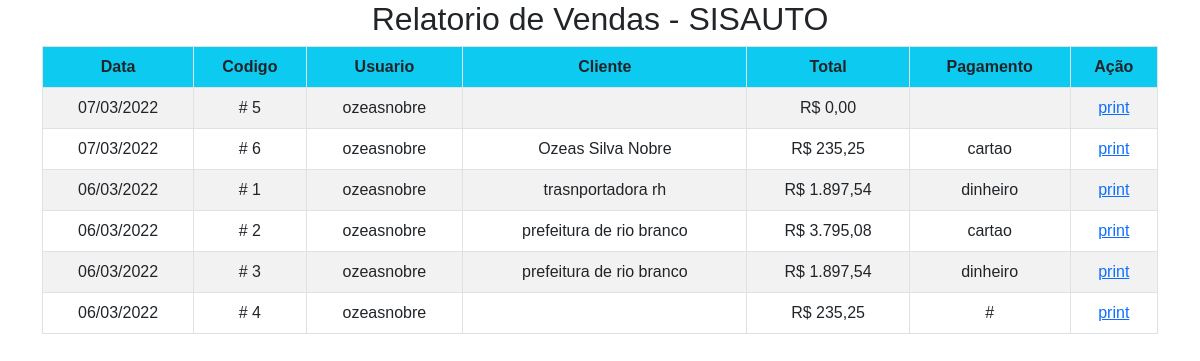
Page /admin/relatorio_vendas.php (signed in) on the earlier database version.
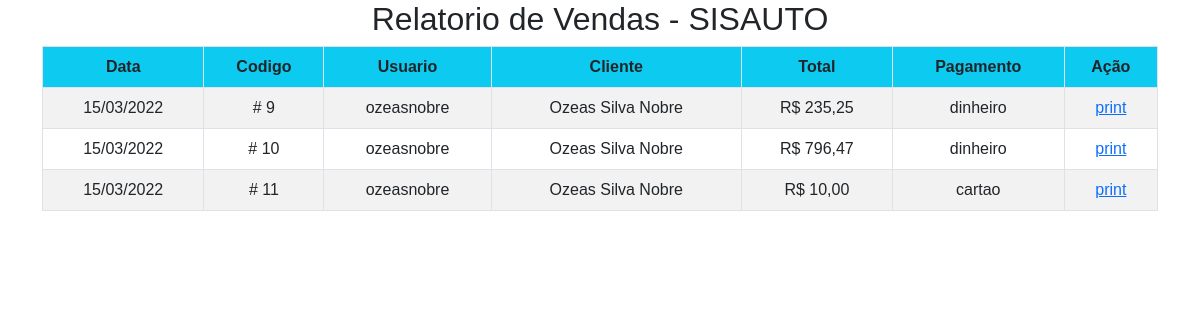
Same page on the later database version.
### tables this page shows
CREATE TABLE `vendas` (
  `id_venda` int(11) NOT NULL,
  `id_cliente` int(11) NOT NULL,
  `id_usuario` int(11) NOT NULL,
  `data_venda` date NOT NULL DEFAULT current_timestamp(),
  `total_venda` float NOT NULL,
  `forma_pagamento` varchar(200) NOT NULL
);

CREATE TABLE `cliente` (
  `id_cliente` int(11) NOT NULL,
  `tipo_cliente` varchar(100) NOT NULL,
  `nome` varchar(100) NOT NULL,
  `documento` varchar(14) NOT NULL,
  `telefone` varchar(11) NOT NULL,
  `logradouro` varchar(100) NOT NULL,
  `bairro` varchar(100) NOT NULL,
  `numero` varchar(10) NOT NULL,
  `cep` varchar(10) NOT NULL,
  `cidade` varchar(100) NOT NULL,
  `estado` varchar(100) NOT NULL
);

### admin/relatorio_vendas.php (the view, shortened to what this page needs)
<?php
include("Invoice.php");
$sql = "SELECT v.id_venda, l.usuario, c.nome, v.total_venda, v.forma_pagamento, v.data_venda FROM vendas v LEFT OUTER JOIN cliente c ON v.id_cliente = c.id_cliente LEFT OUTER JOIN login AS l ON v.id_usuario = l.id_usuario ORDER BY v.data_venda DESC";
$stmt = mysqli_query($conn, $sql);
?>
<?php require("../inc/header.php"); ?>
<body>
    <div class="container">
        <h2 class="text-center">Relatorio de Vendas - SISAUTO</h2>
        <?php if($stmt->num_rows){ ?>
        <table class="table table-bordered table-striped text-center">
            <thead class="bg-info">
                <th>Data</th>
                <th>Codigo</th>
                <th>Usuario</th>
                <th>Cliente</th>
                <th>Total</th>
                <th>Pagamento</th>
                <th>Ação</th>
            </thead>
            <tbody>
            <?php while ($dado = $stmt->fetch_array()) { ?>
                <tr>
                        <td><?= date('d/m/Y',  strtotime($dado['data_venda'])); ?></td>
                        <td># <?= $dado['id_venda']; ?></td>
                        <td><?= $dado['usuario'];?></td>
                        <td><?= $dado['nome'];?></td>
                        <td>R$ <?= number_format($dado['total_venda'], 2, ",", ".");?></td>
                        <td><?= $dado['forma_pagamento'];?></td>
                        <td><a href="../printer/imprime_venda.php?id_venda=<?= $dado['id_venda']; ?>">print</a></td>
                </tr>
                <?php } ?>
            </tbody>
        </table>
        <?php }else{ echo "Não há Vendas disponiveis";}?>
    </div>
</body>
</html>

### inc/header.php (shortened to what this page needs)
<!DOCTYPE html>
<html lang="pt-br">
<head>
    <link rel="stylesheet" href="../css/bootstrap.min.css">
    <link rel="stylesheet" href="../css/sidebar_style.css">
    <link rel="stylesheet" href="../css/lista_vendas_style.css">
</head>

### css/sidebar_style.css (style rules this page uses)
* { margin: 0; padding: 0; box-sizing: border-box; list-style: none; text-decoration: none; font-family: arial; }
body { background-color: #ffffff; }

Differences in the rows shown:
removed vendas: data_venda "07/03/2022", id_venda "5", id_usuario.usuario "ozeasnobre", total_venda "0,00"
removed vendas: data_venda "07/03/2022", id_venda "6", id_usuario.usuario "ozeasnobre", id_cliente.nome "Ozeas Silva Nobre", total_venda "235,25", forma_pagamento "cartao"
removed vendas: data_venda "06/03/2022", id_venda "1", id_usuario.usuario "ozeasnobre", id_cliente.nome "trasnportadora rh", total_venda "1.897,54", forma_pagamento "dinheiro"
removed vendas: data_venda "06/03/2022", id_venda "2", id_usuario.usuario "ozeasnobre", id_cliente.nome "prefeitura de rio branco", total_venda "3.795,08", forma_pagamento "cartao"
removed vendas: data_venda "06/03/2022", id_venda "3", id_usuario.usuario "ozeasnobre", id_cliente.nome "prefeitura de rio branco", total_venda "1.897,54", forma_pagamento "dinheiro"
removed vendas: data_venda "06/03/2022", id_venda "4", id_usuario.usuario "ozeasnobre", total_venda "235,25", forma_pagamento "#"
added vendas: data_venda "15/03/2022", id_venda "9", id_usuario.usuario "ozeasnobre", id_cliente.nome "Ozeas Silva Nobre", total_venda "235,25", forma_pagamento "dinheiro"
added vendas: data_venda "15/03/2022", id_venda "10", id_usuario.usuario "ozeasnobre", id_cliente.nome "Ozeas Silva Nobre", total_venda "796,47", forma_pagamento "dinheiro"
added vendas: data_venda "15/03/2022", id_venda "11", id_usuario.usuario "ozeasnobre", id_cliente.nome "Ozeas Silva Nobre", total_venda "10,00", forma_pagamento "cartao"
